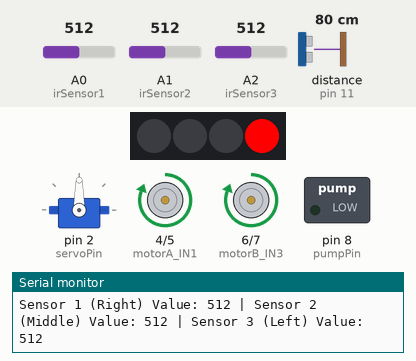
The sketch below on a simulated Arduino Uno, built with avr-gcc and run on an emulated ATmega328P. On the bench: 4 RGB LEDs in strip order, left to right, servo, motor-driver pin pairs drawn as motors (green arrow = first pin HIGH = forward, orange = second pin HIGH = backward, longer = more drive, scaled by the enable pin), switched loads named in the sketch (green lamp = pin HIGH), the last lines printed to the serial monitor. Wiring (inferred from the names in the program): ultrasonic range finder: trigger pin 10; echo pin 11. The inputs (shaded band) are chosen by the test bench; at power-on: distance to the obstacle (sensor on pin 11) 80 cm, A0 (irSensor1) = 512, A1 (irSensor2) = 512, A2 (irSensor3) = 512. The echo pulse lasts 58.3 µs per cm; pins used as bus, display or sensor lines are not drawn.

Above: at 2.1 s.
2.2 s: distance to the obstacle (sensor on pin 11) set to 24 cm
5.7 s: distance to the obstacle (sensor on pin 11) set to 19 cm
At 7.6 s:
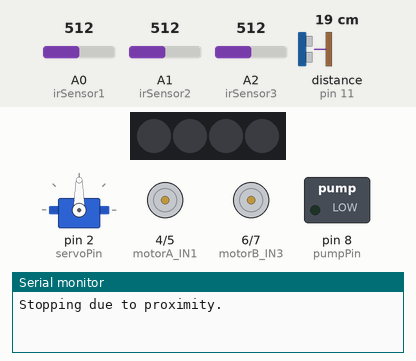
8.3 s: A0 (irSensor1) set to 485
At 9.4 s:
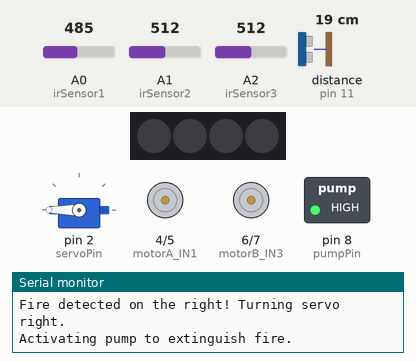
10.2 s: distance to the obstacle (sensor on pin 11) set to 250 cm
At 14.0 s:
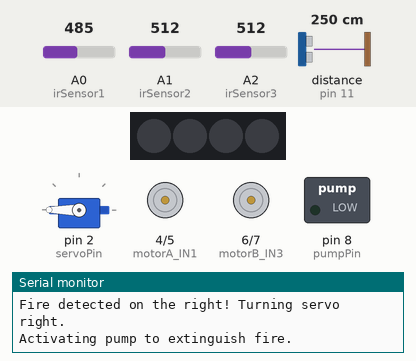
14.9 s: distance to the obstacle (sensor on pin 11) set to 2 cm
At 16.7 s:
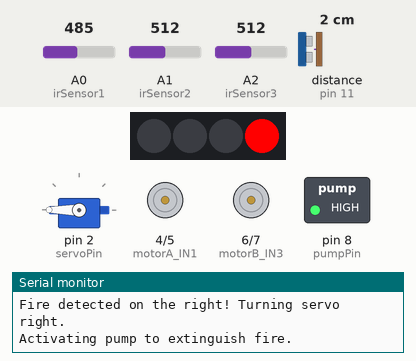
17.1 s: distance to the obstacle (sensor on pin 11) set to 35 cm
At 22.4 s:
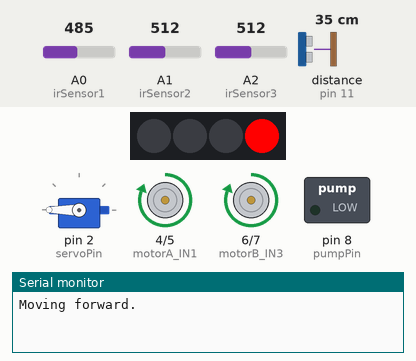
Timing chart, 0 to 22.8 s (numbered marks = the images above; inputs shaded):
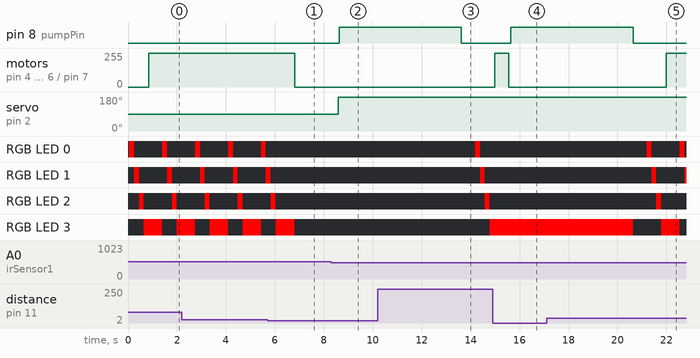

The sketch:

code1.ino
```cpp
#include <Adafruit_NeoPixel.h> // Include the NeoPixel library
#include <Servo.h> // Include the Servo library

// Pin assignments for NeoPixel strip
const int neoPixelPin = 12; // Pin connected to NeoPixel strip
const int numPixels = 4;     // Number of pixels in the strip
Adafruit_NeoPixel strip(numPixels, neoPixelPin, NEO_GRB + NEO_KHZ800);

// Pin assignments for IR sensors
const int irSensor1 = A0; // IR Sensor 1 (Right)
const int irSensor2 = A1; // IR Sensor 2 (Middle)
const int irSensor3 = A2; // IR Sensor 3 (Left)

// Pin assignments for motors
const int motorA_IN1 = 4;   // Motor A (Right Wheel) direction control pin
const int motorA_IN2 = 5;   // Motor A direction control pin
const int motorA_EN = 3;    // Motor A speed control (PWM)

const int motorB_IN3 = 6;   // Motor B (Left Wheel) direction control pin
const int motorB_IN4 = 7;   // Motor B direction control pin
const int motorB_EN = 9;    // Motor B speed control (PWM)

// Pin assignments for ultrasonic sensor
const int trigPin = 10; // Trigger pin
const int echoPin = 11; // Echo pin

// Pin assignment for servo
const int servoPin = 2; // Pin connected to the servo
Servo myServo; // Create a servo object

// Pin assignment for the water pump simulation (buzzer)
const int pumpPin = 8; // Choose a digital pin for controlling the buzzer

void setup() {
  Serial.begin(9600); // Start serial communication for debugging

  // Initialize NeoPixel strip
  strip.begin();
  strip.show(); // Initialize all pixels to 'off'

  // Initialize the servo
  myServo.attach(servoPin);
  myServo.write(90); // Set servo to middle position

  // Set motor control pins as outputs
  pinMode(motorA_IN1, OUTPUT);
  pinMode(motorA_IN2, OUTPUT);
  pinMode(motorA_EN, OUTPUT);

  pinMode(motorB_IN3, OUTPUT);
  pinMode(motorB_IN4, OUTPUT);
  pinMode(motorB_EN, OUTPUT);

  // Set IR sensor pins as inputs
  pinMode(irSensor1, INPUT);
  pinMode(irSensor2, INPUT);
  pinMode(irSensor3, INPUT);

  // Set ultrasonic sensor pins
  pinMode(trigPin, OUTPUT);
  pinMode(echoPin, INPUT);

  // Set pump pin as output
  pinMode(pumpPin, OUTPUT);
  digitalWrite(pumpPin, LOW); // Ensure the buzzer is off initially

  // Start with both motors off
  stopMotors();
}

void loop() {
  // Get distance from the ultrasonic sensor
  long distance = getDistance();

  // Print distance to the Serial Monitor
  Serial.print("Distance: "); Serial.print(distance); Serial.println(" cm");

  // Read values from the IR sensors
  int value1 = analogRead(irSensor1); // A0 - Right
  int value2 = analogRead(irSensor2); // A1 - Middle
  int value3 = analogRead(irSensor3); // A2 - Left

  // Print IR sensor values to the Serial Monitor
  Serial.print("Sensor 1 (Right) Value: "); Serial.print(value1);
  Serial.print(" | Sensor 2 (Middle) Value: "); Serial.print(value2);
  Serial.print(" | Sensor 3 (Left) Value: "); Serial.println(value3);

  // Define a threshold for fire detection
  const int fireThreshold = 500; // Adjust this based on your testing

  // If the vehicle is moving and the distance is greater than 20 cm
  if (distance > 20) {
    chaseNeoPixels(255, 0, 0); // Create a chasing effect with red
    moveForward(255); // Move forward at full speed
    Serial.println("Moving forward.");
  } else {
    // Stop the motors if the distance is less than or equal to 20 cm
    Serial.println("Stopping due to proximity.");
    stopMotors();

    // Determine the direction of the fire and move the servo
    if (value1 < fireThreshold) { // Fire detected on the right
      Serial.println("Fire detected on the right! Turning servo right.");
      myServo.write(180); // Turn servo to the right
    } else if (value2 < fireThreshold) { // Fire detected in the middle
      Serial.println("Fire detected in the middle! Keeping servo straight.");
      myServo.write(90); // Keep servo straight
    } else if (value3 < fireThreshold) { // Fire detected on the left
      Serial.println("Fire detected on the left! Turning servo left.");
      myServo.write(0); // Turn servo to the left
    } else {
      myServo.write(90); // No fire detected, reset servo to middle
    }

    // Simulate the water pump with the buzzer when fire is detected nearby
    if (value1 < fireThreshold || value2 < fireThreshold || value3 < fireThreshold) {
      Serial.println("Activating pump to extinguish fire.");
      digitalWrite(pumpPin, HIGH); // Turn on the buzzer to simulate the pump
      delay(5000); // Keep the buzzer on for 5 seconds
      digitalWrite(pumpPin, LOW); // Turn off the buzzer
    }

    setNeoPixelColor(0, 0, 0); // Turn off NeoPixel strip
  }

  delay(500); // Small delay for stability
}

// Function to create a chasing effect on the NeoPixel strip
void chaseNeoPixels(int r, int g, int b) {
  for (int i = 0; i < numPixels; i++) {
    strip.setPixelColor(i, strip.Color(r, g, b)); // Set the current pixel to the specified color
    strip.show(); // Update the strip
    delay(200); // Wait for a short period
    strip.setPixelColor(i, strip.Color(0, 0, 0)); // Turn off the current pixel
  }
}

// Function to set the NeoPixel color
void setNeoPixelColor(int r, int g, int b) {
  for(int i = 0; i < numPixels; i++) {
    strip.setPixelColor(i, strip.Color(r, g, b));
  }
  strip.show();
}

// Function to get the distance from the ultrasonic sensor
long getDistance() {
  digitalWrite(trigPin, LOW);
  delayMicroseconds(2);
  digitalWrite(trigPin, HIGH);
  delayMicroseconds(10);
  digitalWrite(trigPin, LOW);

  long duration = pulseIn(echoPin, HIGH);
  long distance = (duration * 0.034) / 2; // Distance in cm
  return distance;
}

// Function to move both motors forward
void moveForward(int speed) {
  digitalWrite(motorA_IN1, HIGH);
  digitalWrite(motorA_IN2, LOW);
  analogWrite(motorA_EN, speed);

  digitalWrite(motorB_IN3, HIGH);
  digitalWrite(motorB_IN4, LOW);
  analogWrite(motorB_EN, speed);
}

// Function to stop both motors
void stopMotors() {
  digitalWrite(motorA_IN1, LOW);
  digitalWrite(motorA_IN2, LOW);
  analogWrite(motorA_EN, 0);

  digitalWrite(motorB_IN3, LOW);
  digitalWrite(motorB_IN4, LOW);
  analogWrite(motorB_EN, 0);
}
```

Measured:
- the behaviour switches between 22 and 21 cm on distance to the obstacle (sensor on pin 11) (found by bisection; images 0 and 1)
- the behaviour switches between 500 and 499 on A0 (irSensor1) (found by bisection; images 1 and 2)
- after the input at 5.7 s, motor on pin 4 (motorA_IN1) / pin 5 (motorA_IN2), motor on pin 6 (motorB_IN3) / pin 7 (motorB_IN4): forward 255/255 → stopped after 1.1 s
- after the input at 8.3 s, pin 8 (pumpPin): LOW → HIGH after 0.32 s; servo on pin 2 (servoPin): 90° → 180° after 0.29 s
- after the input at 10.2 s, pin 8 (pumpPin): goes on until 13.6 s, then stays LOW; RGB LED 0: off → RGB(255, 0, 0) after 4.0 s, → off 0.20 s later; RGB LED 1: off → RGB(255, 0, 0) after 4.2 s, → off 0.20 s later; RGB LED 2: off → RGB(255, 0, 0) after 4.4 s, → off 0.20 s later; RGB LED 3: off → RGB(255, 0, 0) after 4.6 s
- after the input at 14.9 s, pin 8 (pumpPin): LOW → HIGH after 0.75 s
- after the input at 17.1 s, pin 8 (pumpPin): goes on until 20.6 s, then stays LOW; motor on pin 4 (motorA_IN1) / pin 5 (motorA_IN2), motor on pin 6 (motorB_IN3) / pin 7 (motorB_IN4): stopped → forward 255/255 after 4.9 s
